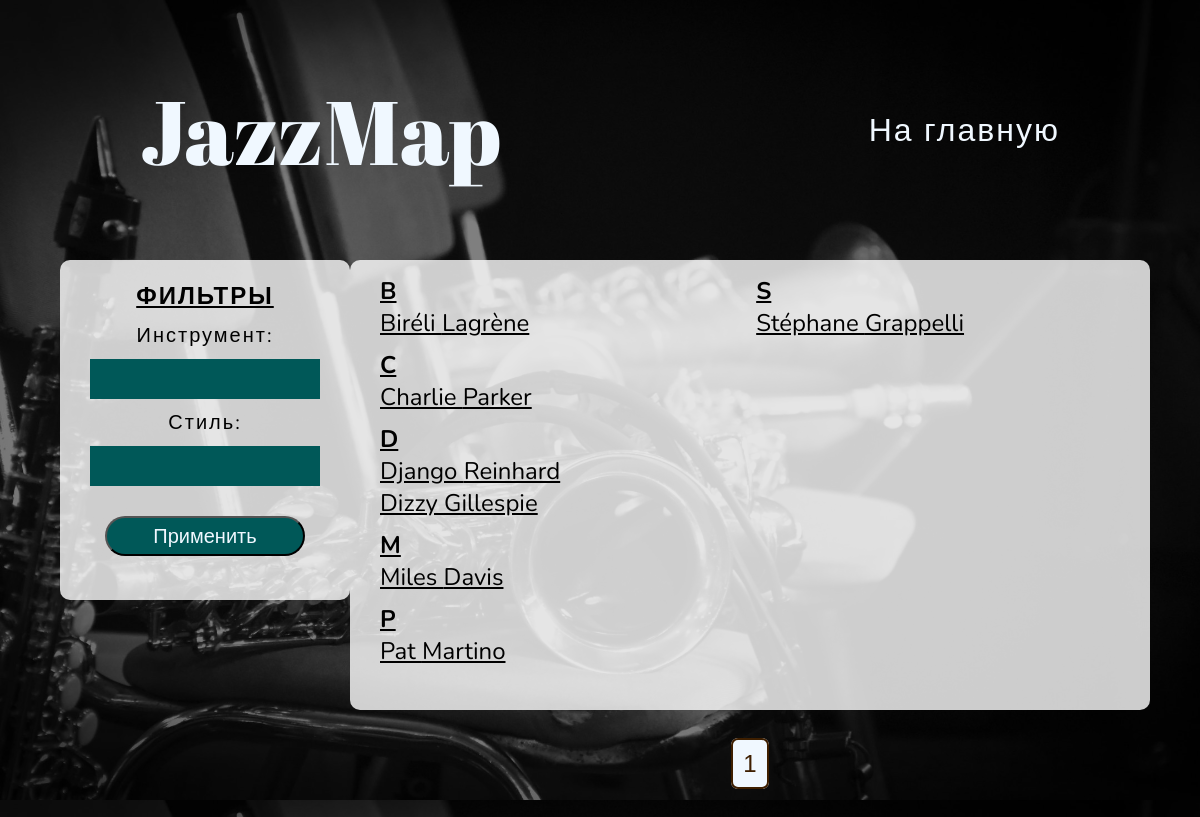
The app's page /musicians/, older data.
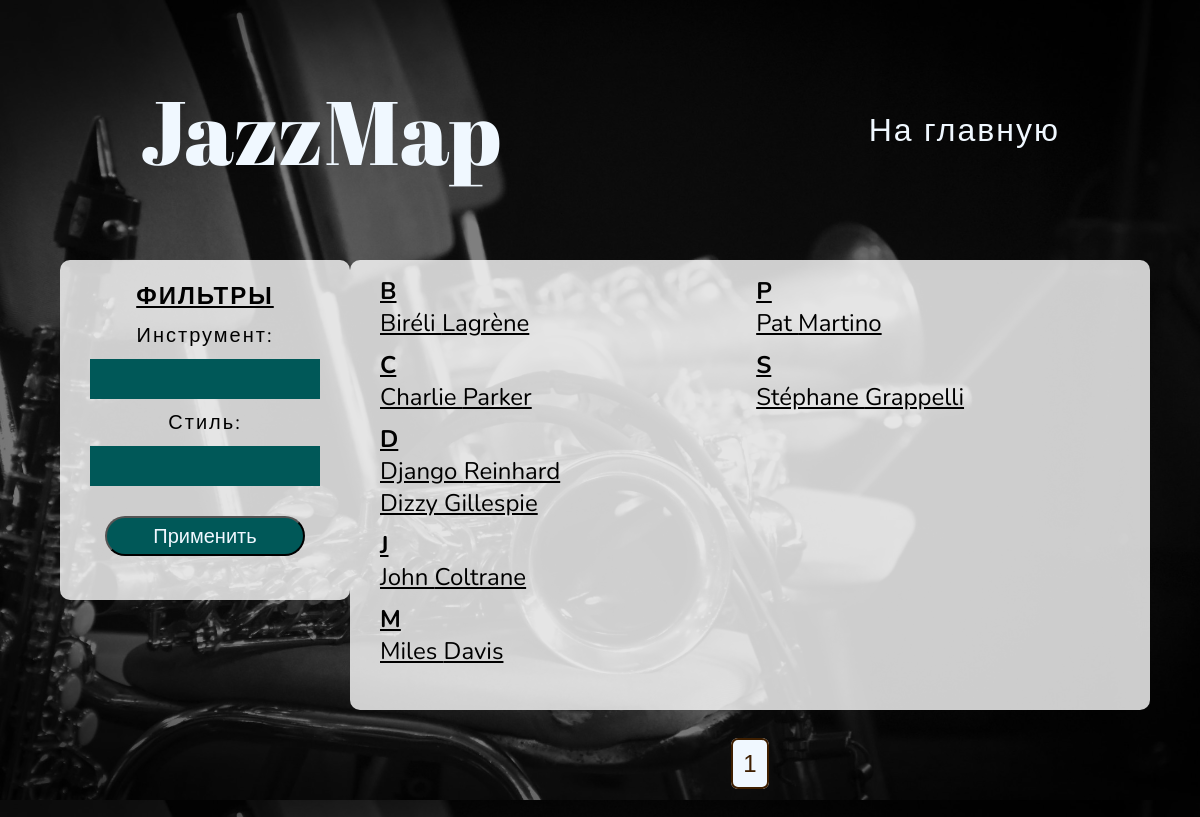
The same page, newer data.
### musicians/models.py (models this page shows, shortened)
class Musician(models.Model):
    first_name = models.CharField(max_length=255, null=False, verbose_name="Имя")
    last_name = models.CharField(max_length=255, null=False, verbose_name="Фамилия")
    image = models.ImageField(null=True, verbose_name="Фото")
    slug = models.SlugField(max_length=200, unique=True, blank=True, null=True, verbose_name='URL')
    instrument = models.ForeignKey(to=Instrument, on_delete=models.PROTECT, null=False, verbose_name="Инструмент")
    genre = models.ManyToManyField(to=Genre, verbose_name="Жанр")
    biography = models.TextField(null=False, verbose_name="Биография")
    class Meta:
        verbose_name = "Музыкант"
        verbose_name_plural = "Музыканты"

### musicians/views.py (the view)
# urls.py: path('musicians/', include('musicians.urls', namespace='musicians'))
def musicians(request):
    musicians = Musician.objects.all()
    instrument_filter = request.GET.get('instrument-filter', None)
    genre_filter = request.GET.get('genre-filter', None)
    print(musicians[1].genre, musicians[1].first_name, musicians[2].genre, musicians[2].first_name)
    if instrument_filter:
        musicians = musicians.filter(instrument__name=instrument_filter)
    if genre_filter:
        musicians = musicians.filter(genre__name=genre_filter)
    paginator = Paginator(musicians, 8)
    musicians_dict = dict()
    page_number = request.GET.get('page')
    current_page = paginator.get_page(page_number)
    page_obj = paginator.get_page(page_number)
    for musician in current_page:
        if musician.first_name[0] in musicians_dict:
            musicians_dict[musician.first_name[0]].append(musician)
        else:
            musicians_dict[musician.first_name[0]] = [musician,]
    musicians_dict = dict(sorted(musicians_dict.items()))
    genres = Genre.objects.all()
    instruments = Instrument.objects.all()
    context = {
        "instrument_filter": instrument_filter,
        "genre_filter": genre_filter,
        "musicians_dict": musicians_dict,
        "page_obj": page_obj,
        "genres": genres,
        "instruments": instruments
    }
    return render(request, 'musicians/musicians_list.html', context)

### musicians/templates/musicians/musicians_list.html (shortened to what this page needs)
{% extends "base.html" %}
{% load static %}
{% load musicians_extras %}
{% block header %}
<a class="main-nav-ref" id="styles-ref" href="{% url 'home' %}">На главную</a>
{% endblock header %}
{% block body %}
<div class="musicians-page-container">
    <form class="musicians-filters-form" action="{% url 'musicians:musicians_list' %}" method="get">
        <h2 class="musicians-filters-main-title">Фильтры</h2>
        <h2 class="musicians-filters-title">Инструмент:</h2>
        <div class="box">
            <select class="filters-select" id="instrument-filter-select" name="instrument-filter">
                <option></option>
                {% for instrument in instruments %}
                    <option {% if instrument.name == instrument_filter %}selected{% endif %}>{{ instrument.name }}</option>
                {% endfor %}
            </select>
        </div>
        <h2 class="musicians-filters-title">Стиль:</h2>
        <div class="box">
            <select class="filters-select" id="genre-filter-select" name="genre-filter">
                <option></option>
                {% for genre in genres %}
                    <option {% if genre.name == genre_filter %}selected{% endif %}>{{ genre.name }}</option>
                {% endfor %}
            </select>
        </div>
        <button class="filters-submit-button" type="submit">Применить</button>
    </form>
    <div class="musician-list-wrapper">
        <div class="musicians-list">
            {% for key, value in musicians_dict.items %}
                <div class="musician-letter-wrapper">
                    <h2 class="musicain-letter-title">{{ key }}</h2>
                    <ul class="musicians-list-ul">
                    {% for musician in value %}
                        <li>
                            <a class="musician-name-ref" href="{% url 'musicians:show_musician' musician.slug %}">{{ musician.first_name }} {{ musician.last_name }}</a>
                        </li>
                    {% endfor %}
                    </ul>
                </div>
            {% endfor %}
        </div>
        <div class="pagination">
            <span class="step-links">
                <span class="current">
                    {{ page_obj.number }}
                </span>
            </span>
        </div>
    </div>
</div>
{% endblock body %}

### templates/base.html (shortened to what this page needs)
{% load static %}
<!DOCTYPE html>
<html lang="en">
<head>
    <link rel="stylesheet" href='{% static "css/styles.css" %}'>
</head>
<body>
    <div class="navbar">
        <p id="main-title">JazzMap</p>
        {% block header %}{% endblock header%}
    </div>
    {% block body %}{% endblock body %}
</body>
</html>

### static/css/styles.css (style rules this page uses)
html { box-sizing: border-box; width: 100%; height: 100vh; background-image: linear-gradient(rgba(0,0,0,0.5), rgba(0,0,0,0.5)), url('../images/background_image.jpg'); background-position: center; background-size: cover; }
*, *::after, *::before { box-sizing: border-box; margin: 0; padding: 0; }
.navbar { align-items: center; display: flex; margin: 30px auto; height: 200px; width: 80%; justify-content: space-between; padding-left: 20px; padding-right: 20px; position: relative; }
#main-title { font-family: "Abril Fatface", serif; font-size: 90px; font-weight: 500; color:aliceblue; }
.main-nav-ref { position: relative; text-decoration: none; color: aliceblue; font-family: "Nunito", sans-serif; font-size: 32px; font-weight: 400; letter-spacing: 2px; }
.main-nav-ref:after { content: ""; position: absolute; background-color: rgb(24, 246, 246); height: 2px; width: 0%; left: 0; bottom: -10px; transition: 0.5s; }
ul { list-style-type: none; }
.musician-letter-wrapper { padding: 5px 20px; }
.musicain-letter-title { color: black; font-family: "Nunito", sans-serif; font-size: 24px; font-weight: bold; text-decoration: underline; }
.musician-name-ref { color: black; font-family: "Nunito", sans-serif; font-size: 24px; }
.pagination { margin: 40px auto; display: flex; justify-content: center; }
.current { background-color: aliceblue; color: #3e1f00; border: 2px solid #3e1f00; border-radius: 7px; font-family: "Jost", sans-serif; font-size: 24px; padding: 10px 10px; margin: 0px 5px; }
.musicians-filters-main-title, .clubs-filters-main-title { text-decoration: underline; text-transform: uppercase; color: black; font-family: "Nunito", sans-serif; font-size: 24px; font-weight: bold; letter-spacing: 2px; margin-top: 10px; }
.musicians-filters-title, .clubs-filters-title { position: relative; text-decoration: none; color: black; font-family: "Nunito", sans-serif; font-size: 20px; font-weight: 400; letter-spacing: 2px; margin: 10px auto; }
.musicians-filters-form, .clubs-filters-form { background-color: rgba(255, 255, 255, 0.8); max-width: 350px; max-height: 340px; border-radius: 10px; text-align: center; display: block; flex-direction: column; padding: 10px 10px; }
.box { width: 230px; height: 40px; margin: 10px 20px; }
.filters-select { width: 230px; height: 100%; border: none; appearance: none; color: aliceblue; text-align: center; font-family: "Nunito", sans-serif; font-size: 20px; background-color: rgb(0, 88, 88); padding: 10px 10px; }
.filters-submit-button { margin-top: 20px; width: 200px; height: 40px; border-radius: 20px; background-color: rgb(0, 88, 88); color: aliceblue; text-align: center; font-family: "Nunito", sans-serif; font-size: 20px; }
.musicians-page-container, .clubs-page-container { margin: 0 auto; max-width: 90%; display: flex; }
.musician-list-wrapper, .club-list-outer-wrapper { width: 1000px; height: 600px; display: flex; flex-direction: column; }
.musicians-list { width: 800px; height: 450px; margin: 0 auto; justify-content: space-between; background-color: rgba(255, 255, 255, 0.8); border-radius: 10px; display: flex; flex-direction: column; flex-wrap: wrap; justify-content: flex-start; max-height: 450px; padding: 10px 10px; }

Row changes from the older to the newer data that the page shows:
added Musician: key "J", first_name "John", last_name "Coltrane"
